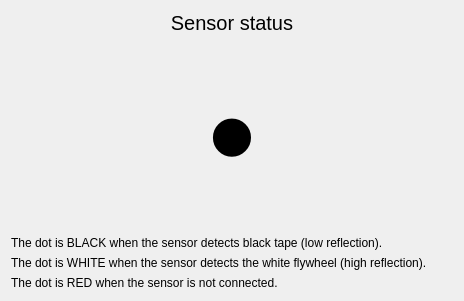
<?xml version="1.0" encoding="UTF-8"?>
<ui version="4.0">
 <class>monitorsensor</class>
 <widget class="QDialog" name="monitorsensor">
  <property name="geometry">
   <rect>
    <x>0</x>
    <y>0</y>
    <width>464</width>
    <height>301</height>
   </rect>
  </property>
  <property name="windowTitle">
   <string>Monitor sensor</string>
  </property>
  <layout class="QVBoxLayout" name="verticalLayout" stretch="0,10,0,0,0">
   <item>
    <widget class="QLabel" name="label_3">
     <property name="font">
      <font>
       <pointsize>15</pointsize>
      </font>
     </property>
     <property name="text">
      <string>Sensor status</string>
     </property>
     <property name="alignment">
      <set>Qt::AlignCenter</set>
     </property>
    </widget>
   </item>
   <item>
    <widget class="QLabel" name="label_sensorstatus">
     <property name="font">
      <font>
       <pointsize>100</pointsize>
       <weight>75</weight>
       <bold>true</bold>
      </font>
     </property>
     <property name="text">
      <string>•</string>
     </property>
     <property name="alignment">
      <set>Qt::AlignCenter</set>
     </property>
    </widget>
   </item>
   <item>
    <widget class="QLabel" name="label">
     <property name="text">
      <string>The dot is BLACK when the sensor detects black tape (low reflection).</string>
     </property>
    </widget>
   </item>
   <item>
    <widget class="QLabel" name="label_2">
     <property name="text">
      <string>The dot is WHITE when the sensor detects the white flywheel (high reflection).</string>
     </property>
    </widget>
   </item>
   <item>
    <widget class="QLabel" name="label_4">
     <property name="text">
      <string>The dot is RED when the sensor is not connected.</string>
     </property>
    </widget>
   </item>
  </layout>
 </widget>
 <resources/>
 <connections/>
</ui>
